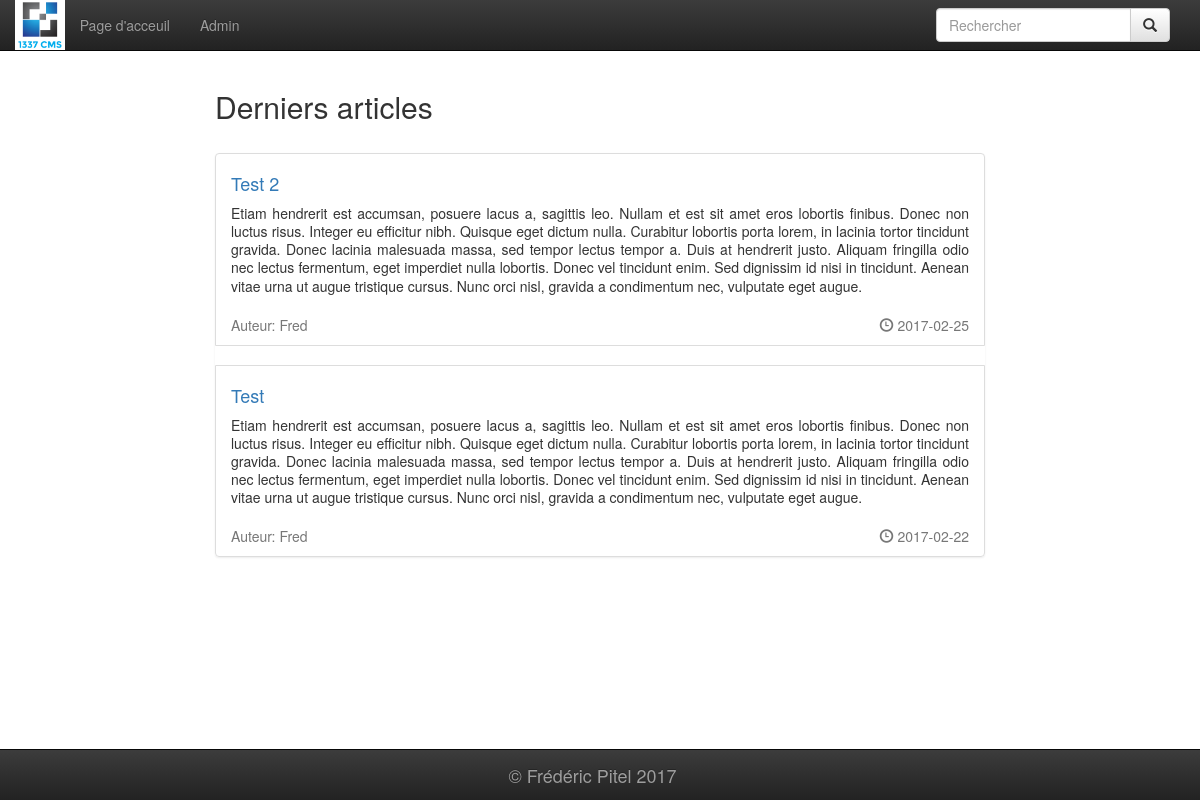
Before: / with the older database file.
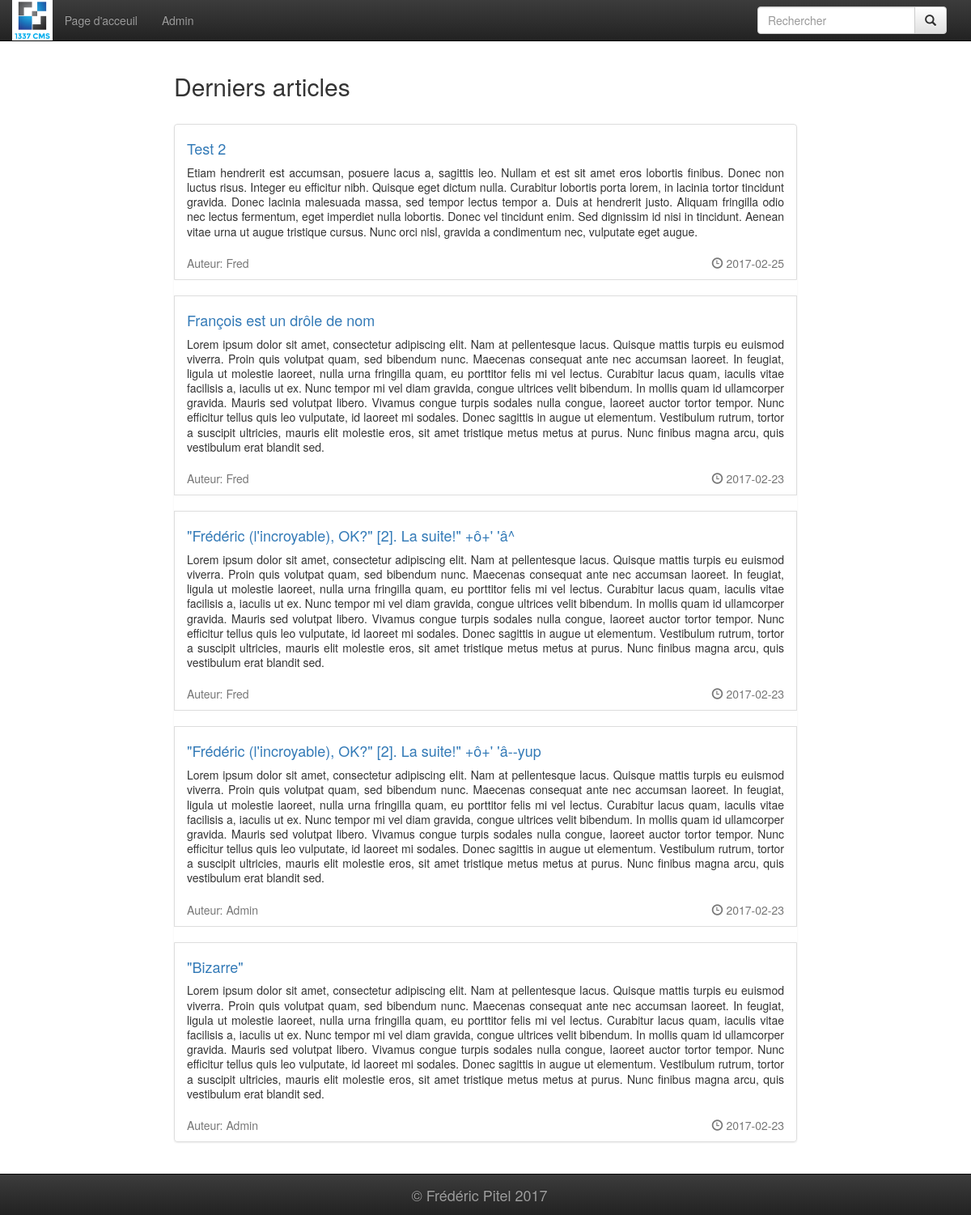
After: the same page with the newer database file.
### tables this page shows
CREATE TABLE article (
  id integer primary key,
  titre varchar(100),
  identifiant varchar(50),
  auteur varchar(100),
  date_publication text,
  paragraphe varchar(500)
);

### index.py (the view)
@app.route('/')
def page_accueil():
    articles = get_db().get_derniers_articles(
        datetime.date.today().isoformat())
    return render_template('acceuil.html',
                           articles=articles)

### database.py (called while the page is built)
    def get_connection(self):
        if self.connection is None:
            self.connection = sqlite3.connect(PATH_TO_DB)
        return self.connection

    def disconnect(self):
        if self.connection is not None:
            self.connection.close()

    def get_derniers_articles(self, date):
        cursor = self.get_connection().cursor()
        cursor.execute("SELECT * FROM article "
                       "WHERE date_publication <= '{}' "
                       "ORDER BY date_publication DESC LIMIT 5;".format(date))
        return [Article(row) for row in cursor.fetchall()]

### index.py (called while the page is built)
def get_db():
    db = getattr(g, '_database', None)
    if db is None:
        g._database = Database()
    return g._database

@app.teardown_appcontext
def close_connection(exception):
    db = getattr(g, '_database', None)
    if db is not None:
        db.disconnect()

### templates/acceuil.html
{% extends "wrapper.html" %}
{% block content %}
    <h2>Derniers articles</h2><br/>
    {% if not articles %}
        <h3>Aucun article.</h3>
    {% else %}
        <ul class="list-group">
            {% for article in articles %}
                <li class="list-group-item">
                    <h4><a href="/article/{{ article.identifiant }}" class="list-group-item-heading">{{ article.titre }}</a></h4>
                    <p class ="list-group-item-text" style="text-align:justify;">{{ article.paragraphe }}</p><br/>
                    <div class="row text-muted">
                        <div class="col-md-6">Auteur: {{ article.auteur }}</div>
                        <div class="col-md-6 text-right"><span class="glyphicon glyphicon-time"></span> {{ article.date }}</div>
                    </div>
                </li>
                {% if not loop.last %}
                    <br/>
                {% endif %}
            {% endfor %}
        </ul>
    {% endif %}
{% endblock %}

Changed rows visible on the page:
no longer on this page (row unchanged): article: titre "Test", paragraphe "Etiam hendrerit est accumsan, posuere lacus a, sagittis leo. Nullam et est sit amet eros lobortis finibus. Donec non luctus risus. Integer eu efficitur nibh. Quisque eget dictum nulla. Curabitur lobortis porta lorem, in lacinia tortor tincidunt gravida. Donec lacinia malesuada massa, sed tempor lectus tempor a. Duis at hendrerit justo. Aliquam fringilla odio nec lectus fermentum, eget imperdiet nulla lobortis. Donec vel tincidunt enim. Sed dignissim id nisi in tincidunt. Aenean vitae urna ut augue tristique cursus. Nunc orci nisl, gravida a condimentum nec, vulputate eget augue.", auteur "Fred", date "2017-02-22"
added article: titre "François est un drôle de nom", paragraphe "Lorem ipsum dolor sit amet, consectetur adipiscing elit. Nam at pellentesque lacus. Quisque mattis turpis eu euismod viverra. Proin quis volutpat quam, sed bibendum nunc. Maecenas consequat ante nec accumsan laoreet. In feugiat, ligula ut molestie laoreet, nulla urna fringilla quam, eu porttitor felis mi vel lectus. Curabitur lacus quam, iaculis vitae facilisis a, iaculis ut ex. Nunc tempor mi vel diam gravida, congue ultrices velit bibendum. In mollis quam id ullamcorper gravida. Mauris sed volutpat libero. Vivamus congue turpis sodales nulla congue, laoreet auctor tortor tempor. Nunc efficitur tellus quis leo vulputate, id laoreet mi sodales. Donec sagittis in augue ut elementum.…", auteur "Fred", date "2017-02-23"
added article: titre "\"Frédéric (l'incroyable), OK?\" [2]. La suite!\" +ô+' 'â^", paragraphe "Lorem ipsum dolor sit amet, consectetur adipiscing elit. Nam at pellentesque lacus. Quisque mattis turpis eu euismod viverra. Proin quis volutpat quam, sed bibendum nunc. Maecenas consequat ante nec accumsan laoreet. In feugiat, ligula ut molestie laoreet, nulla urna fringilla quam, eu porttitor felis mi vel lectus. Curabitur lacus quam, iaculis vitae facilisis a, iaculis ut ex. Nunc tempor mi vel diam gravida, congue ultrices velit bibendum. In mollis quam id ullamcorper gravida. Mauris sed volutpat libero. Vivamus congue turpis sodales nulla congue, laoreet auctor tortor tempor. Nunc efficitur tellus quis leo vulputate, id laoreet mi sodales. Donec sagittis in augue ut elementum.…", auteur "Fred", date "2017-02-23"
added article: titre "\"Frédéric (l'incroyable), OK?\" [2]. La suite!\" +ô+' 'â--yup", paragraphe "Lorem ipsum dolor sit amet, consectetur adipiscing elit. Nam at pellentesque lacus. Quisque mattis turpis eu euismod viverra. Proin quis volutpat quam, sed bibendum nunc. Maecenas consequat ante nec accumsan laoreet. In feugiat, ligula ut molestie laoreet, nulla urna fringilla quam, eu porttitor felis mi vel lectus. Curabitur lacus quam, iaculis vitae facilisis a, iaculis ut ex. Nunc tempor mi vel diam gravida, congue ultrices velit bibendum. In mollis quam id ullamcorper gravida. Mauris sed volutpat libero. Vivamus congue turpis sodales nulla congue, laoreet auctor tortor tempor. Nunc efficitur tellus quis leo vulputate, id laoreet mi sodales. Donec sagittis in augue ut elementum.…", auteur "Admin", date "2017-02-23"
added article: titre "\"Bizarre\"", paragraphe "Lorem ipsum dolor sit amet, consectetur adipiscing elit. Nam at pellentesque lacus. Quisque mattis turpis eu euismod viverra. Proin quis volutpat quam, sed bibendum nunc. Maecenas consequat ante nec accumsan laoreet. In feugiat, ligula ut molestie laoreet, nulla urna fringilla quam, eu porttitor felis mi vel lectus. Curabitur lacus quam, iaculis vitae facilisis a, iaculis ut ex. Nunc tempor mi vel diam gravida, congue ultrices velit bibendum. In mollis quam id ullamcorper gravida. Mauris sed volutpat libero. Vivamus congue turpis sodales nulla congue, laoreet auctor tortor tempor. Nunc efficitur tellus quis leo vulputate, id laoreet mi sodales. Donec sagittis in augue ut elementum.…", auteur "Admin", date "2017-02-23"
